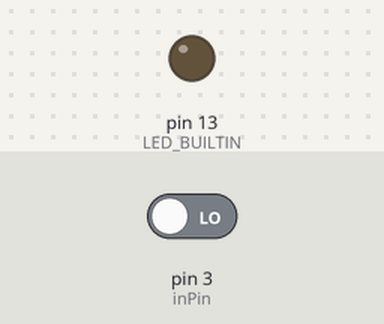
The sketch below on a simulated Arduino Uno, built with avr-gcc and run on an emulated ATmega328P. Parts: output pins drawn as LEDs (lit = HIGH). Inputs (shaded band) come from the test bench; at power-on: pin 3 (inPin) LOW.

Above: at 1.2 s.
1.3 s: pin 3 (inPin) driven HIGH
At 1.8 s:
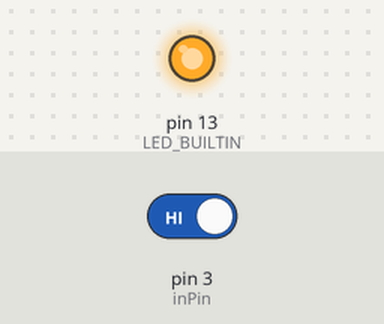
2.8 s: pin 3 (inPin) driven LOW
At 4.1 s:
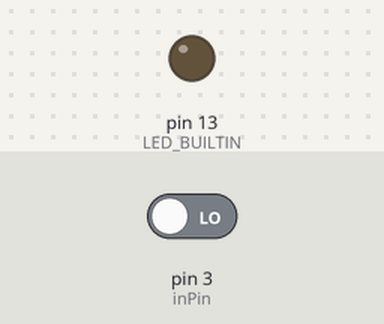
Timing chart, 0 to 5.8 s (numbered marks = the images above; inputs shaded):
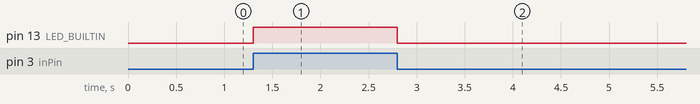

Measured:
- after the input at 1.3 s, pin 13 (LED_BUILTIN): LOW → HIGH at once
- after the input at 2.8 s, pin 13 (LED_BUILTIN): HIGH → LOW at once

The sketch:

pushbutton_nov16_2019.ino
```cpp
int inPin = 3;

void setup() {
  // put your setup code here, to run once:
  pinMode(LED_BUILTIN, OUTPUT);
  digitalWrite(LED_BUILTIN, HIGH);
  digitalWrite(LED_BUILTIN, LOW);
  digitalWrite(LED_BUILTIN, HIGH);
  digitalWrite(LED_BUILTIN, LOW);
}

void loop() {
  // put your main code here, to run repeatedly:
   digitalWrite(LED_BUILTIN, digitalRead(inPin));
}
```
